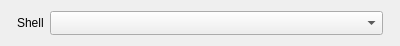
<?xml version="1.0" encoding="UTF-8"?>
<!--
######################################################################################################################
# Copyright (C) 2017-2021 Spine project consortium
# This file is part of Spine Items.
# Spine Items is free software: you can redistribute it and\/or modify it under the terms of the GNU Lesser General
# Public License as published by the Free Software Foundation, either version 3 of the License, or (at your option)
# any later version. This program is distributed in the hope that it will be useful, but WITHOUT ANY WARRANTY;
# without even the implied warranty of MERCHANTABILITY or FITNESS FOR A PARTICULAR PURPOSE. See the GNU Lesser General
# Public License for more details. You should have received a copy of the GNU Lesser General Public License along with
# this program. If not, see <http:\/\/www.gnu.org\/licenses\/>.
######################################################################################################################
-->
<ui version="4.0">
 <class>Form</class>
 <widget class="QWidget" name="Form">
  <property name="geometry">
   <rect>
    <x>0</x>
    <y>0</y>
    <width>400</width>
    <height>44</height>
   </rect>
  </property>
  <property name="windowTitle">
   <string>Form</string>
  </property>
  <layout class="QVBoxLayout" name="verticalLayout">
   <item>
    <layout class="QHBoxLayout" name="horizontalLayout_3">
     <property name="leftMargin">
      <number>6</number>
     </property>
     <property name="rightMargin">
      <number>6</number>
     </property>
     <item>
      <widget class="QLabel" name="label">
       <property name="text">
        <string>Shell</string>
       </property>
      </widget>
     </item>
     <item>
      <widget class="QComboBox" name="shell_combo_box">
       <property name="sizePolicy">
        <sizepolicy hsizetype="Expanding" vsizetype="Fixed">
         <horstretch>0</horstretch>
         <verstretch>0</verstretch>
        </sizepolicy>
       </property>
       <property name="minimumSize">
        <size>
         <width>100</width>
         <height>24</height>
        </size>
       </property>
       <property name="maximumSize">
        <size>
         <width>16777215</width>
         <height>24</height>
        </size>
       </property>
      </widget>
     </item>
    </layout>
   </item>
  </layout>
 </widget>
 <resources/>
 <connections/>
</ui>
